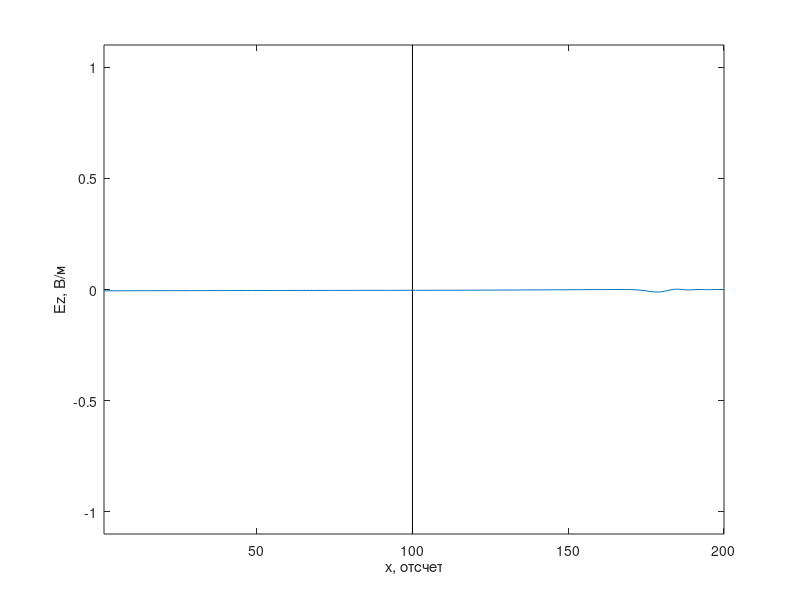
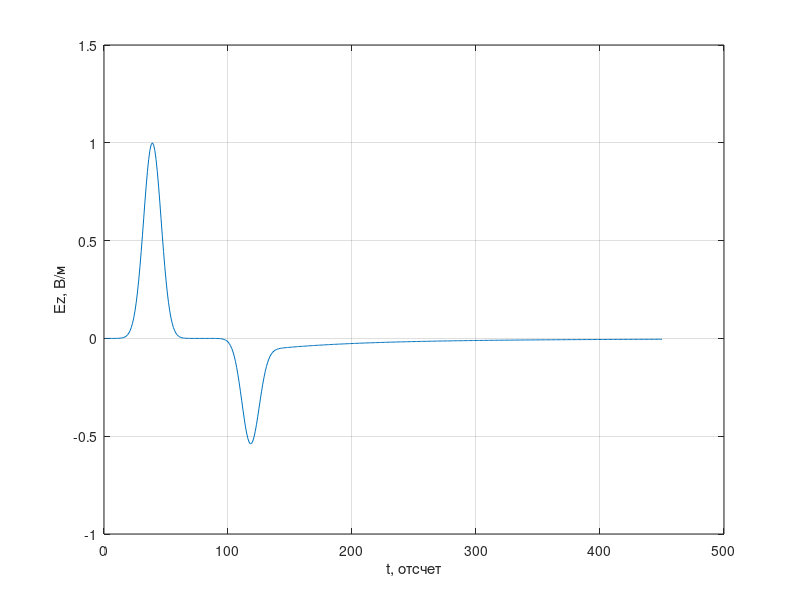

Write the MATLAB code that produced these figures, in order.
%% Одномерный FDTD. Версия 1.5
% Среда с потерями.
clear

% Волновое сопротивление свободного пространства
W0 = 120 * pi;

% Потери в среде. loss = sigma * dt / (2 * eps * eps0)
loss = 0.01;

% Время расчета в отсчетах
maxTime = 450;

% Размер области моделирования в отсчетах
maxSize = 200;

% Положение датчика, регистрирующего поля
probePos = 60;

% Начало диэлектрического слоя
layer_x = 100;

Ez = zeros (1, maxSize);
Hy = zeros (1, maxSize - 1);

eps = ones (size (Ez));
eps(layer_x: end) = 9.0;

ceze = ones (1, maxSize);
ceze(layer_x: end) = (1 - loss) / (1 + loss);

cezh = ones (1, maxSize) * W0 ./ eps;
cezh(layer_x: end) = cezh(layer_x: end) / (1 + loss);

% Поле, зарегистрированное в датчике в зависимости от времени
probeTimeEz = zeros (1, maxTime);

figure

for t = 1: maxTime
    % Расчет компоненты поля H
    for m = 1: maxSize - 1
        % До этой строки Hy(n) хранит значение компоненты Hy
        % за предыдущий момент времени
        Hy(m) = Hy(m) + (Ez(m + 1) - Ez(m)) / W0;
    end
    
    Hy(49) = Hy(49) - exp (-(t - 30.0) ^ 2 / 100.0) / W0;
    
    % Расчет компоненты поля E
    % Т.е. пока справа простейшее граничное условие и так не работает,
    % правое граничное условие убрано.
    Ez(1) = Ez(2);
    
    for m = 2: maxSize - 1
        % До этой строки Ez(n) хранит значение компоненты EzS
        % за предыдущий момент времени
        % Вместо W0 / eps используется cezh
        Ez(m) = ceze(m) * Ez(m) + ...
            cezh(m) * (Hy(m) - Hy(m - 1));
    end

    % Источник возбуждения
    Ez(50) = Ez(50) + exp (-(t + 0.5 - (-0.5) - 30.0) ^ 2 / 100.0);
    
    % Регистрация поля в точке
    probeTimeEz(t) = Ez(probePos);
    
    plot (Ez);
    xlim ([1, maxSize]);
    ylim ([-1.1, 1.1]);
    xlabel ('x, отсчет')
    ylabel ('Ez, В/м')
    line ([layer_x, layer_x], [-1.1, 1.1], ...
        'Color',[0.0, 0.0, 0.0]);
    pause (0.01)
end

figure
plot (probeTimeEz)
xlabel ('t, отсчет')
ylabel ('Ez, В/м')
grid on